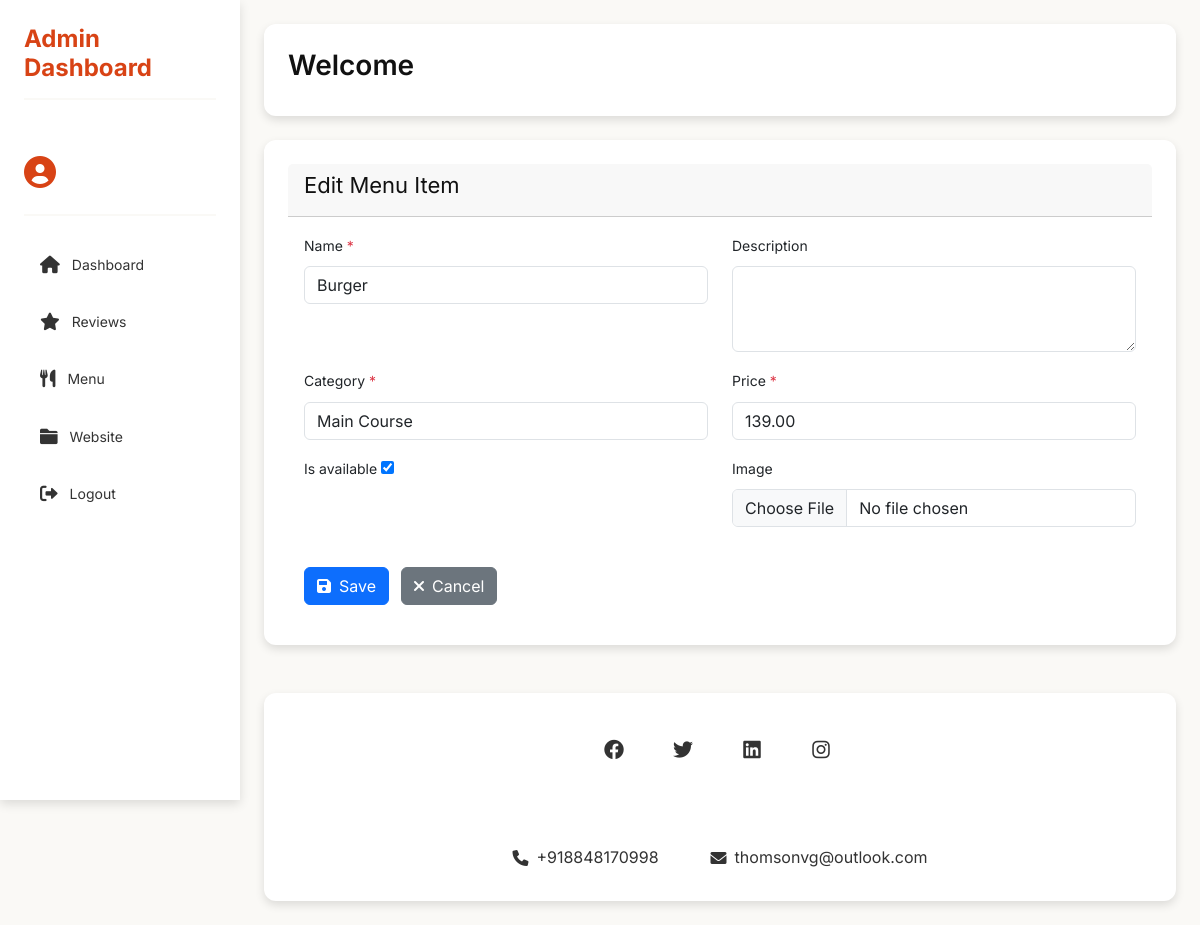
/superadmin/menu/update/2/, run on the app's committed database.
### SuperAdmin/models.py (models this page shows, shortened)
class MenuItem(models.Model):
    CATEGORY_CHOICES = [
        ('Main Course', 'Main Course'),
        ('Snacks', 'Snacks'),
        ('Beverages', 'Beverages'),
        ('Desserts', 'Desserts'),
    ]
    name = models.CharField(max_length=100, unique=True)
    description = models.TextField(blank=True, null=True)
    category = models.CharField(max_length=50, choices=CATEGORY_CHOICES)
    price = models.DecimalField(max_digits=6, decimal_places=2)
    is_available = models.BooleanField(default=True)
    image = models.ImageField(upload_to='menu_images/', blank=True, null=True)
    created_at = models.DateTimeField(auto_now_add=True)
    updated_at = models.DateTimeField(auto_now=True)

### SuperAdmin/views.py (the view)
# urls.py: path('menu/update/<int:item_id>/', views.update_menu_item, name='menu_update'),
def update_menu_item(request, item_id):
    menu_item = get_object_or_404(MenuItem, id=item_id)
    if request.method == 'POST':
        form = MenuItemForm(request.POST, request.FILES, instance=menu_item)
        if form.is_valid():
            form.save()
            return redirect('menu_list')
    else:
        form = MenuItemForm(instance=menu_item)
    return render(request, 'Admin/menu_form.html', {'form': form})

### SuperAdmin/forms.py
class MenuItemForm(forms.ModelForm):
    class Meta:
        model = MenuItem
        fields = ['name', 'description', 'category', 'price', 'is_available', 'image']
        widgets = {
            'name': forms.TextInput(attrs={'class': 'form-control'}),
            'description': forms.Textarea(attrs={'class': 'form-control', 'rows': 3}),
            'category': forms.Select(attrs={'class': 'form-control'}),
            'price': forms.NumberInput(attrs={'class': 'form-control'}),
            'is_available': forms.CheckboxInput(attrs={'class': 'style= "margin-left: .25rem;"'}),
            'image': forms.FileInput(attrs={'class': 'form-control'}),
        }

### templates/Admin/menu_form.html (shortened to what this page needs)
{% extends 'Admin/base.html' %}
{% block content %}
<div class="card">
    <div class="card-header">
        <h2 class="mb-0">{{ form.instance.id|yesno:"Edit Menu Item,Add Menu Item" }}</h2>
    </div>
    <div class="card-body">
        <form method="post" enctype="multipart/form-data">
            <div class="row">
                {% for field in form %}
                <div class="col-md-6 mb-3">
                    <label for="{{ field.id_for_label }}" class="form-label">
                        {{ field.label }}
                        {% if field.field.required %}
                            <span class="text-danger">*</span>
                        {% endif %}
                    </label>
                    {{ field }}
                </div>
                {% endfor %}
            </div>
            <div class="mt-4">
                <button type="submit" class="btn btn-primary">
                    <i class="fas fa-save me-2"></i>Save
                </button>
                <a href="{% url 'menu_list' %}" class="btn btn-secondary ms-2">
                    <i class="fas fa-times me-2"></i>Cancel
                </a>
            </div>
        </form>
    </div>
</div>
{% endblock %}

### static/css/style.css (style rules this page uses)
* { box-sizing: border-box !important; transition: ease all 0.5s; }
html { scroll-behavior: smooth; }
body { color: #990011; font-size: 14px; font-family: 'Poppins', sans-serif; line-height: 1.80857; font-weight: normal; overflow-x: hidden; }
a { color: #1f1f1f; text-decoration: none !important; outline: none !important; -webkit-transition: all .3s ease-in-out; -moz-transition: all .3s ease-in-out; -ms-transition: all .3s ease-in-out; -o-transition: all .3s ease-in-out; transition: all .3s ease-in-out; }
h1, h2, h3, h4, h5, h6 { letter-spacing: 0; font-weight: normal; position: relative; padding: 0 0 10px 0; font-weight: normal; line-height: normal; color: #111111; margin: 0 }
h2 { font-size: 22px }
*, *::after, *::before { -webkit-box-sizing: border-box; -moz-box-sizing: border-box; box-sizing: border-box; }
a { color: #222222; text-decoration: none; outline: none !important; }
a, .btn { text-decoration: none !important; outline: none !important; -webkit-transition: all .3s ease-in-out; -moz-transition: all .3s ease-in-out; -ms-transition: all .3s ease-in-out; -o-transition: all .3s ease-in-out; transition: all .3s ease-in-out; }
button { border: 0; margin: 0; padding: 0; cursor: pointer; }

### templates/Admin/base.html (style rules this page uses)
:root { --primary-color: #D84315; --secondary-color: #2C6E49; --accent-color: #FFB74D; --text-color: #333333; --light-bg: #FAF9F6; --white: #ffffff; --shadow: 0 4px 10px rgba(0, 0, 0, 0.12); }
body { display: flex; min-height: 100vh; margin: 0; font-family: 'Inter', sans-serif; background-color: var(--light-bg); color: var(--text-color); }
.card { background: var(--white); border-radius: 12px; padding: 24px; margin-bottom: 24px; box-shadow: var(--shadow); border: none; }

### data on the page
MenuItem: instance.id "Edit Menu Item", form "Burger" "Main Course" "139.00" "☑"

### other printed values
{{ field.label }} "Name" "Description" "Category" "Price" "Is available" "Image"
